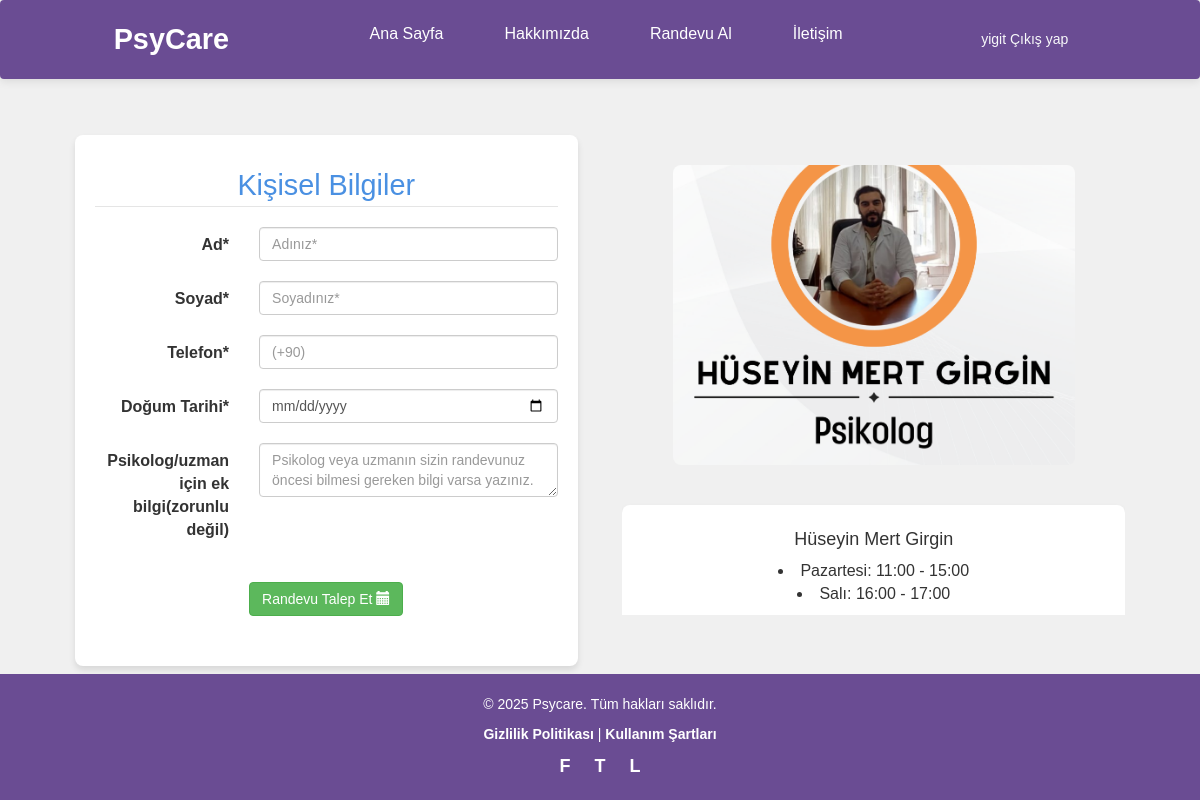
Page /danisman/randevu/4 (signed in) on the committed database.
### danisman/models.py (models this page shows, shortened)
class Danisman(models.Model):
    title = models.CharField(max_length=100)  # Danışmanın unvanı (ör. Dr., Prof., vb.)
    full_name = models.CharField(max_length=255)  # Danışmanın tam adı
    specialization = models.CharField(max_length=255)  # Danışmanın uzmanlık alanı (ör. Psikolog, Terapi, vb.)
    fee = models.DecimalField(max_digits=10, decimal_places=2)  # Danışmanlık ücretini saklamak için (ör. 150.00)
    profile_picture = models.ImageField(upload_to='consultant_images/', blank=True, null=True)  # Profil fotoğrafı (isteğe bağlı)
    bio = models.TextField(blank=True, null=True)  # Danışman hakkında açıklamalar
    created_at = models.DateTimeField(auto_now_add=True)  # Kaydın oluşturulma zamanı
    updated_at = models.DateTimeField(auto_now=True)  # Kaydın son güncellenme zamanı
    class Meta:
        ordering = ['full_name']

class Uygunluk(models.Model):
    psychologist = models.ForeignKey(Danisman, on_delete=models.CASCADE, related_name="availabilities")
    day_of_week = models.CharField(max_length=10)  # Example: Monday, Tuesday, etc.
    start_time = models.DateTimeField()
    end_time = models.DateTimeField()
    class Meta:
        unique_together = ('psychologist', 'day_of_week', 'start_time')

### danisman/views.py (the view, shortened to what this page needs)
# urls.py: path('randevu/<int:danisman_id>' , views.danisman_randevu, name='danisman_randevu'),
def danisman_randevu(request , danisman_id):
    danisman = get_object_or_404(Danisman , pk = danisman_id)
    context = {
            'danisman' : danisman
        }
    return render(request , 'danismanbilgi/danisman_randevu.html' , context)

### templates/danismanbilgi/danisman_randevu.html (shortened to what this page needs)
{% extends 'layout.html' %}
{% load static %}
{% block content %}
<div class="container">
    <div class="row">
        <div class="col-md-6">
            <form class="form-horizontal" action=" " method="POST" id="contact_form">
                <fieldset>
                    <legend class="text-center">Kişisel Bilgiler</legend>
                    <div class="form-group">
                        <label class="col-md-4 control-label">Ad*</label>
                        <div class="col-md-8">
                            <input name="first_name" placeholder="Adınız*" class="form-control" type="text" required>
                        </div>
                    </div>
                    <div class="form-group">
                        <label class="col-md-4 control-label">Soyad*</label>
                        <div class="col-md-8">
                            <input name="last_name" placeholder="Soyadınız*" class="form-control" type="text" required>
                        </div>
                    </div>
                    <div class="form-group">
                        <label class="col-md-4 control-label">Telefon*</label>
                        <div class="col-md-8">
                            <input name="phone" placeholder="(+90)" inputmode="numeric" pattern="[0-9]+" class="form-control" type="tel" required>
                        </div>
                    </div>
                    <div class="form-group">
                        <label class="col-md-4 control-label">Doğum Tarihi*</label>
                        <div class="col-md-8">
                            <input name="date" class="form-control" type="date" required>
                        </div>
                    </div>
                    <div class="form-group">
                        <label class="col-md-4 control-label">Psikolog/uzman için ek bilgi(zorunlu değil)</label>
                        <div class="col-md-8">
                            <textarea class="form-control" name="comment" placeholder="Psikolog veya uzmanın sizin randevunuz öncesi bilmesi gereken bilgi varsa yazınız."></textarea>
                        </div>
                    </div>
                    <div class="form-group text-center">
                        <button type="submit" class="btn btn-success">
                            Randevu Talep Et <i class="glyphicon glyphicon-calendar"></i>
                        </button>
                    </div>
                </fieldset>
            </form>
        </div>
        <div class="col-md-6">
            <div class="image-container">
                <img src="{{danisman.profile_picture.url}}" alt="Danışman Resmi">
                <div class="image-card">
                    <h4>{{danisman.full_name}}</h4>
                    <p>{% for uygunluk in danisman.availabilities.all %}
                        <li class="availability-item">
                            <span class="day-of-week">{{ uygunluk.day_of_week }}:</span>
                            <span class="time-range">
                                {{ uygunluk.start_time|date:"H:i" }} - {{ uygunluk.end_time|date:"H:i" }}
                            </span>
                        </li>
                    {% empty %}
                        <li>Bu psikolog için uygunluk saatleri belirlenmemiş.</li>
                    {% endfor %}.</p>
                </div>
            </div>
        </div>
    </div>
</div>
{% endblock %}

### templates/partial/_header.html (shortened to what this page needs)
<body>
    <nav class="navbar">
        <div class="logo">PsyCare</div>
        <ul class="nav-links">
            <li><a href="{% url 'pages_index' %}" class="btn btn-outline-light me-2">Ana Sayfa</a></li>
            <li><a href="{% url 'about' %}" class="btn btn-outline-light me-2">Hakkımızda</a></li>
            <li><a href="{% url 'danisman_index' %}" class="btn btn-outline-light me-2">Randevu Al</a></li>
            <li><a href="{% url 'contact' %}" class="btn btn-outline-light me-2">İletişim</a></li>
        </ul>
        {% if user.is_authenticated %}
        <div class="d-flex">
            <a href="javascript:{document.getElementById('logout').submit()}" class="btn btn-outline-light me-2">{{user.username}} Çıkış yap</a>
        </div>
        {% else %}
        <div class="d-flex">
            <a href="{% url 'login' %}" class="btn btn-outline-light me-2">Giriş Yap</a>
            <a href="{% url 'register' %}" class="btn btn-outline-light me-2">Kayıt Ol</a>
        </div>
        {% endif %}
    </nav>

### static/css/style.css (style rules this page uses)
* { margin: 0; padding: 0; box-sizing: border-box; font-family: 'Arial', sans-serif; }
body { background-color: #f0f0f0 !important; color: #333333; font-size: 16px; padding-top: 50px; }
.navbar { background-color: #6A4C93; color: white; display: flex; justify-content: space-between; align-items: center; padding: 15px 20px; position: fixed; width: 100%; top: 0; left: 0; box-shadow: 0 2px 10px rgba(0, 0, 0, 0.1); z-index: 1000; }
.navbar .logo { font-size: 1.8em; font-weight: bold; }
.nav-links { display: flex; list-style: none; }
.nav-links li { margin: 0 15px; }
.nav-links a { text-decoration: none; color: white; font-size: 1em; transition: 0.3s; }

### templates/partial/_header.html (style rules this page uses)
* { margin: 0; padding: 0; box-sizing: border-box; font-family: 'Arial', sans-serif; }
body { background-color: #f0f0f0 !important; color: #333333; font-size: 16px; padding-top: 50px; }
.navbar { background-color: #6A4C93; color: white; display: flex; justify-content: space-between; align-items: center; padding: 15px 20px; position: fixed; width: 100%; top: 0; left: 0; box-shadow: 0 2px 10px rgba(0, 0, 0, 0.1); z-index: 1000; }
.navbar .logo { font-size: 1.8em; font-weight: bold; }
.nav-links { display: flex; list-style: none; }
.nav-links li { margin: 0 15px; }
.nav-links a { text-decoration: none; color: white; font-size: 1em; transition: 0.3s; }

### templates/danismanbilgi/danisman_randevu.html (style rules this page uses)
body { font-family: 'Arial', sans-serif; background-color: #f4f4f9; padding-top: 70px; display: flex; flex-direction: column; min-height: 100vh; }
#contact_form { background-color: #ffffff; padding: 30px 20px; border-radius: 8px; box-shadow: 0px 4px 6px rgba(0, 0, 0, 0.1); margin-top: 50px; margin-bottom: 50px; }
#contact_form .form-group { margin-bottom: 20px; }
#contact_form button[type="submit"] { margin-top: 20px; }
#contact_form legend { font-size: 1.8em; color: #4a90e2; }
label { color: #333; }
.container { display: flex; flex-wrap: wrap; justify-content: center; }
.row { display: flex; justify-content: space-between; align-items: center; width: 100%; flex-wrap: wrap; }
.col-md-6 { padding: 15px; flex: 1; max-width: 48%; margin-bottom: 30px; }
.image-container { position: relative; width: 100%; text-align: center; margin-bottom: 20px; max-height: 450px; overflow: hidden; }
.image-container img { width: 80%; max-height: 300px; height: auto; border-radius: 8px; object-fit: cover; margin-bottom: 20px; }
.image-card { background-color: white; border-radius: 8px; padding: 15px; box-shadow: 0px 4px 6px rgba(0, 0, 0, 0.1); margin-top: 20px; text-align: center; }
.image-card p { font-size: 1.1em; color: #333; margin-top: 10px; }
body { display: flex; flex-direction: column; min-height: 100vh; }

### rows in the picture
Danisman: profile_picture (picture), full_name "Hüseyin Mert Girgin"
Uygunluk: day_of_week "Pazartesi", start_time "11:00", end_time "15:00"
Uygunluk: day_of_week "Salı", start_time "16:00", end_time "17:00"

### other values in the picture
{{ user.username }} "yigit"
